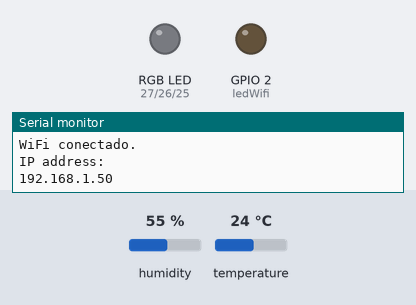
A sketch run on a simulated ESP32. Parts: an RGB LED mixed from three pins (HIGH = lit), output pins drawn as LEDs (lit = HIGH), the last lines printed to the serial monitor. Inputs (shaded band) come from the test bench; at power-on: temperature 24 °C, humidity 55 %. WiFi joins after 1.5 s; servers stay silent unless stated.

Above: at 3.2 s.
3.3 s: temperature set to 22 °C
At 16.4 s:
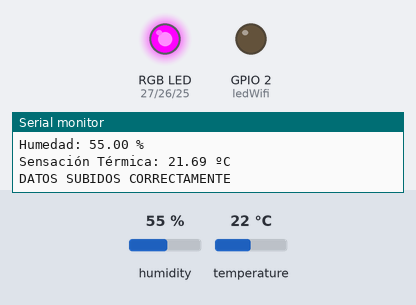
22.8 s: temperature set to 19 °C
At 31.4 s:
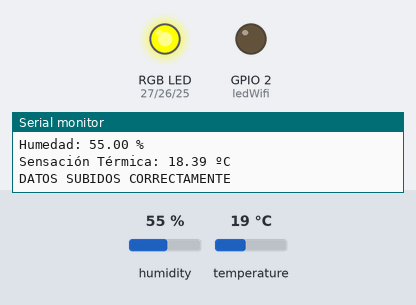
42.3 s: temperature set to 17 °C
61.8 s: temperature set to 14 °C
At 77.5 s:
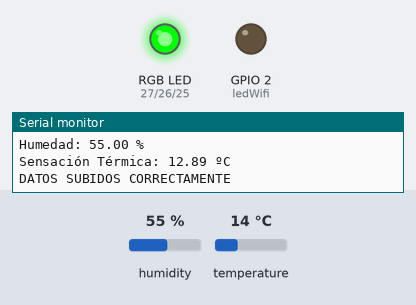
Timing chart, 0 to 79.0 s (numbered marks = the images above; inputs shaded):
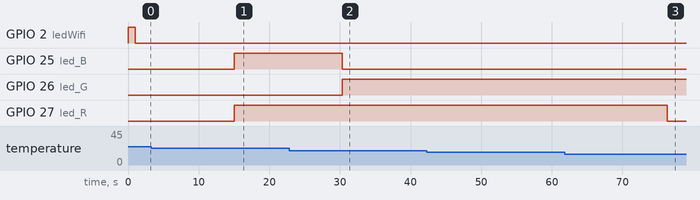

Measured:
- the behaviour switches between 21 and 20 °C on temperature (found by bisection; images 1 and 2)
- the behaviour switches between 16 and 15 °C on temperature (found by bisection; images 2 and 3)
- after the input at 22.8 s, GPIO 25 (led_B): HIGH → LOW after 7.6 s; GPIO 26 (led_G): LOW → HIGH after 7.6 s
- after the input at 61.8 s, GPIO 27 (led_R): HIGH → LOW after 14.5 s

The sketch:

Conexion_ThingSpeak.ino
```cpp
#include <WiFi.h>
#include <DHT.h>
#include "ThingSpeak.h"

//—–credenciales de red
const char* ssid = "Wifi_name"; //SSID
const char* pass = "Wifi_password"; // password

WiFiServer server(80);
WiFiClient client;

//—–ThingSpeak detalles del canal
unsigned long myChannelNumber = 00000000;
const char * myWriteAPIKey = "apikey";

//—– Varibles de tiempo
unsigned long lastTime = 0;
unsigned long timerDelay = 15000 ;

//—-DHT declaraciones
#define DHTTYPE DHT11
#define DHTPIN 12

//Inicializar el sensor DHT11
DHT dht(DHTPIN, DHTTYPE);

//--Pines del led RGB
#define led_R 27
#define led_G 26
#define led_B 25
#define ledWifi 2

void setup() {
  //LED RGB
  pinMode(led_R, OUTPUT);
  pinMode(led_G, OUTPUT);
  pinMode(led_B, OUTPUT);
  pinMode(ledWifi, OUTPUT);
  Serial.begin(115200);

  Serial.print("Conectando a ");
  Serial.println(ssid);
  WiFi.begin(ssid, pass);
  while (WiFi.status() != WL_CONNECTED) {
      Serial.print(".");
      digitalWrite(ledWifi,HIGH);
      delay(1000);
      digitalWrite(ledWifi,LOW);
      delay(1000);
  }
  // Imprimir local IP address y inicializar servidor web
  Serial.println("");
  Serial.println("WiFi conectado.");
  Serial.println("IP address: ");
  Serial.println(WiFi.localIP());
  digitalWrite(ledWifi,LOW);
  server.begin();
  //-Inicializar dht11
  dht.begin();
  ThingSpeak.begin(client); // ThingSpeak

}


void loop() {

  if ((millis() - lastTime) > timerDelay) {

      if (WiFi.status() != WL_CONNECTED){
        Serial.print("Volviendo a conectar");
        Serial.println(ssid);
        WiFi.begin(ssid, pass);
        while (WiFi.status() != WL_CONNECTED) {
            Serial.print(".");
            digitalWrite(ledWifi,HIGH);
            delay(1000);
            digitalWrite(ledWifi,LOW);
            delay(1000);
        }
        // Imprimir local IP address y inicializar servidor web
        Serial.println("");
        Serial.println("WiFi conectado.");
        Serial.println("IP address: ");
        Serial.println(WiFi.localIP());
        digitalWrite(ledWifi,LOW);
      }

      //lecturas
      float h = dht.readHumidity();
      float t = dht.readTemperature();
      float s = dht.computeHeatIndex(t,h,false);
      brillar((int)t);
      if (isnan(h) || isnan(t)) {
        Serial.println(F("Error al leer datos del sensor!"));
        return;
      }else{
        Serial.print("Temperatura: ");
        Serial.print(t);
        Serial.println(" ºC");
        Serial.print("Humedad: ");
        Serial.print(h);
        Serial.println(" %");
        Serial.print("Sensación Térmica: ");
        Serial.print(s);
        Serial.println(" ºC");

        ThingSpeak.setField(1, t);
        ThingSpeak.setField(2, h);
        ThingSpeak.setField(3, s);

        int x = ThingSpeak.writeFields(myChannelNumber,myWriteAPIKey);

        if(x == 200){
          Serial.println("DATOS SUBIDOS CORRECTAMENTE");
        }else{
          Serial.println("ERROR AL SUBIR DATOS. HTTP error code " + String(x));
        }
      }


  lastTime = millis();

  }

}

void brillar(float t){

  if(t <= 5.0)
  {//BLANCO
   digitalWrite(led_R, LOW);
   digitalWrite(led_G, LOW);
   digitalWrite(led_B, LOW);
  }
  else if(t > 5.0 && t <= 10.0)
  {//CIAN
    digitalWrite(led_R, HIGH);
    digitalWrite(led_G, LOW);
    digitalWrite(led_B, LOW);
  }
  else if(t > 10.0 && t <= 15.0)
  {//MORADO
    digitalWrite(led_R, LOW);
    digitalWrite(led_G, HIGH);
    digitalWrite(led_B, LOW);
  }
  else if(t > 15.0 && t <= 20.0)
  {//AZUL
    digitalWrite(led_R, HIGH);
    digitalWrite(led_G, HIGH);
    digitalWrite(led_B, LOW);
  }
  else if(t > 20.0 && t <= 25.0)
  {//VERDE
    digitalWrite(led_R, HIGH);
    digitalWrite(led_G, LOW);
    digitalWrite(led_B, HIGH);
  }

  else if(t > 25.0 && t <= 35.0)
  {//AMARILLO
    digitalWrite(led_R, LOW);
    digitalWrite(led_G, LOW);
    digitalWrite(led_B, HIGH);
  }
  else if(t > 35.0 ){
    //ROJO
    digitalWrite(led_R, LOW);
    digitalWrite(led_G, HIGH);
    digitalWrite(led_B, HIGH);
  }

}
```
